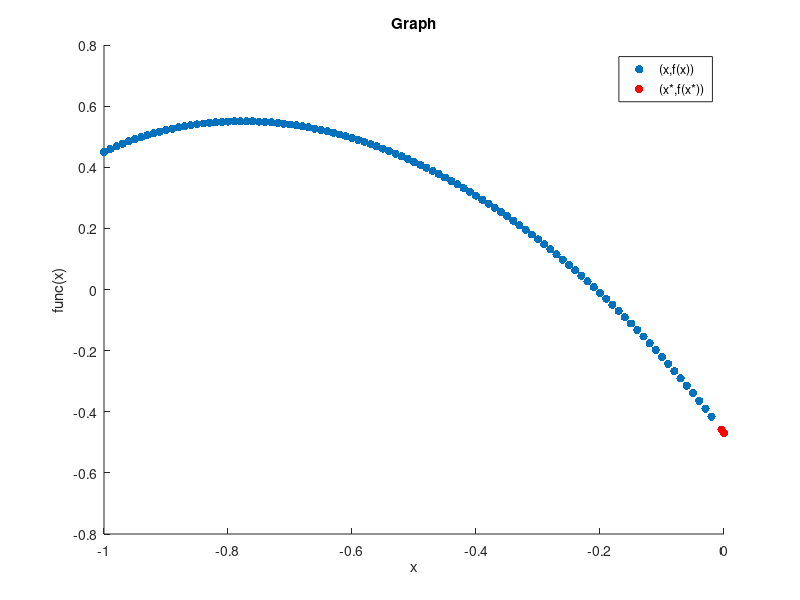

Recreate this plot in MATLAB.
function golden_section_search()
  clc();
  
  a = -1;
  b = 0;
  list_x_star = [];
  list_f_star = [];
  % Output x_star, f_star
  for epsilon = [10.^-2, 10.^-4, 10.^-6]
    [x_star, f_star, countIter] = golden(a, b, epsilon);
    list_x_star = [list_x_star, x_star];
    list_f_star = [list_f_star, f_star];
    fprintf('epsilon: %f\n', epsilon);
    fprintf('x_star: %f\n', x_star);
    fprintf('f_star: %f\n', f_star);
    fprintf('Number of iteration: %d\n', countIter);
    fprintf('-------------------------------------\n');
  end
  
  % Draw graph function
  x = [-1 : 0.01 : -0.02];
  y = [];
  for i = x
    y = [y, func(i)];
  end
  scatter(x, y, 'filled'), xlabel('x'), ylabel('func(x)'), title('Graph')
  
  hold on

  scatter(list_x_star, list_f_star, 'r', 'filled'), legend('(x,f(x))', '(x*,f(x*))')

  hold off
end

% Input function
function value = func(x)
  value = log(2*(x.^5) - 7*x + sqrt(11)) + ...
  sinh((-4*(x.^2) - 4*x + 3 - 4*sqrt(2)) / (3*(x.^2) + 3*x + 3*sqrt(2))) - 1.0;
end

% Binary search function
function [x_star, f_star, countIter] = golden(a, b, epsilon)
  countIter = 0;
  gr = (sqrt(5) - 1) / 2;
  x1 = b - gr*(b-a);
  x2 = a + gr*(b-a);
  
  while abs(b - a) >= epsilon
    countIter = countIter + 1;
    if func(x1) < func(x2)
      a = a;
      b = x2;
      x2 = x1;
      x1 = b - gr*(b-a);
    else
      a = x1;
      b = b;
      x1 = x2;
      x2 = a + gr*(b-a);
    end
  end
  
  x_star = (a + b) / 2;
  f_star = func(x_star);
end
